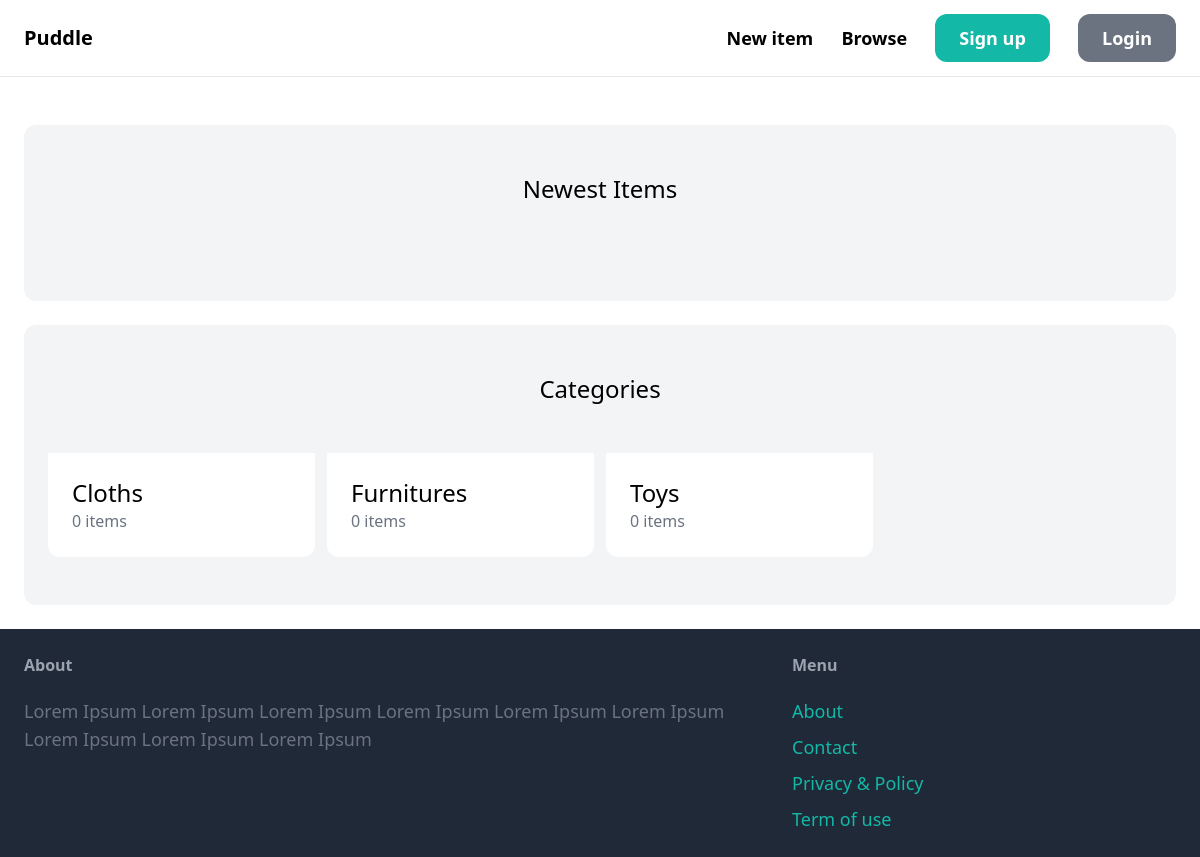
The app's page /, older data.
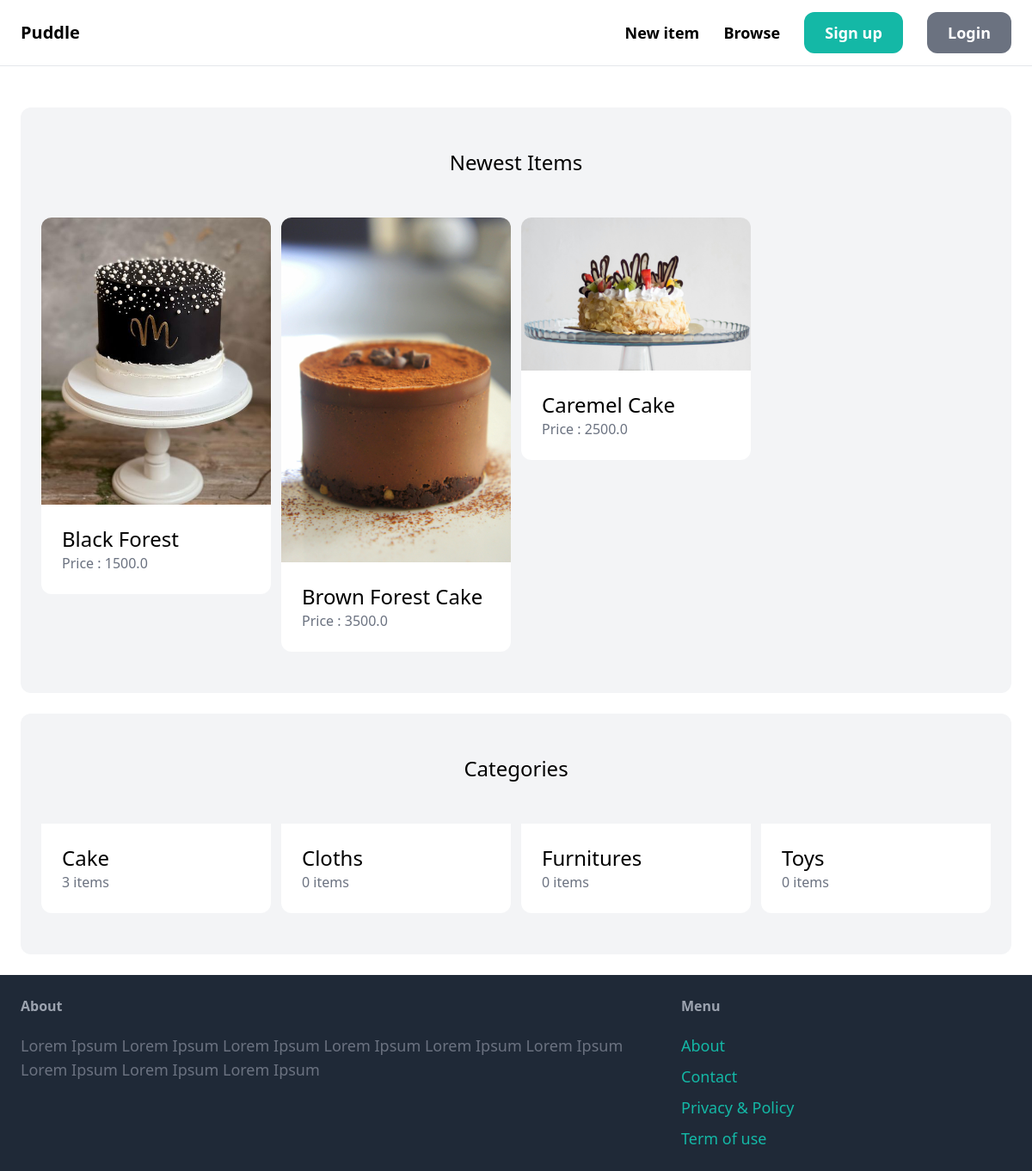
The same page, newer data.
### item/models.py (models this page shows, shortened)
class Category(models.Model):
    name = models.CharField(max_length=100)
    class Meta:
        verbose_name_plural = "Categories"
        ordering = ("name",)

class Item(models.Model):
    class Meta:
        ordering = ("name",)
        verbose_name_plural = "Items"
    name = models.CharField(max_length=200)
    description = models.TextField(blank=True, null=True)
    price = models.FloatField()
    image = models.ImageField(upload_to="item_images", blank=True, null=True)
    is_sold = models.BooleanField(default=False)
    created_at = models.DateTimeField(auto_now_add=True)
    created_by = models.ForeignKey(User, related_name="items", on_delete=models.CASCADE)
    category = models.ForeignKey(
        Category, related_name="items", on_delete=models.CASCADE, default=None
    )

### core/views.py (the view)
# urls.py: path("", views.index, name="index"),
def index(request):
    items = Item.objects.filter(is_sold=False)[:6]
    categories = Category.objects.all()
    context = {
        "items": items,
        "categories": categories,
    }
    return render(request, "core/index.html", context)

### core/templates/core/index.html (shortened to what this page needs)
{% extends 'core/base.html' %}
{% block content %}
  <div class="mt-6 px-6 py-12 bg-gray-100 rounded-xl">
    <h2 class="mb-12 text-2xl text-center">Newest Items</h2>
    <div class="grid grid-cols-4 gap-3">
      {% for item in items %}
        <div>
          <a href="{% url 'item:detail' item.id %}">
            <div>
              <img src="{{ item.image.url }}" alt="{{ item.name }}" class="rounded-t-xl" />
            </div>
            <div class="p-6 bg-white rounded-b-xl">
              <h2 class="text-2xl">{{ item.name }}</h2>
              <p class="text-gray-500">Price : {{ item.price }}</p>
            </div>
          </a>
        </div>
      {% endfor %}
    </div>
  </div>
  <div class="mt-6 px-6 py-12 bg-gray-100 rounded-xl">
    <h2 class="mb-12 text-2xl text-center">Categories</h2>
    <div class="grid grid-cols-4 gap-3">
      {% for category in categories %}
        <div>
          <a href="#">
            <div class="p-6 bg-white rounded-b-xl">
              <h2 class="text-2xl">{{ category.name }}</h2>
              <p class="text-gray-500">{{ category.items.count }} items</p>
            </div>
          </a>
        </div>
      {% endfor %}
    </div>
  </div>
{% endblock %}

Row changes from the older to the newer data that the page shows:
added Item: image (picture), name "Black Forest", price "1500.0"
added Item: image (picture), name "Brown Forest Cake", price "3500.0"
added Item: image (picture), name "Caremel Cake", price "2500.0"
added Category: name "Cake", items.count "3"
